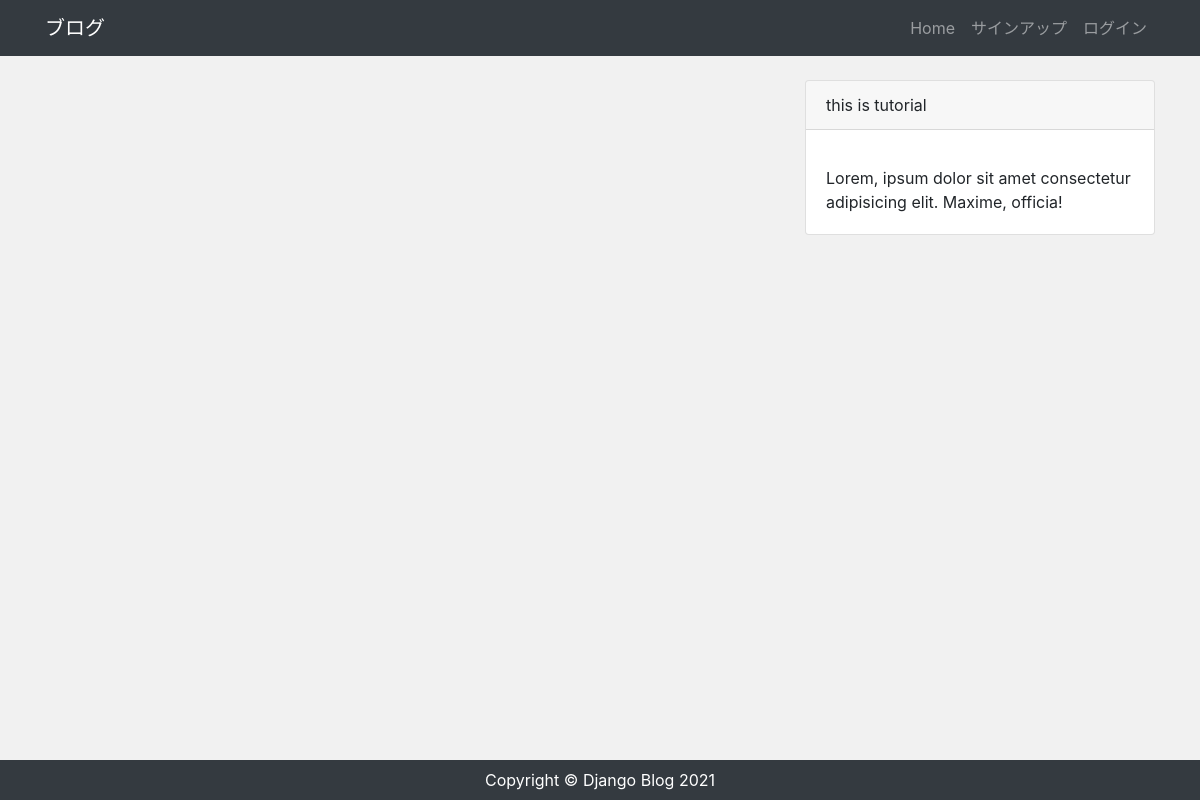
The app's page /, older data.
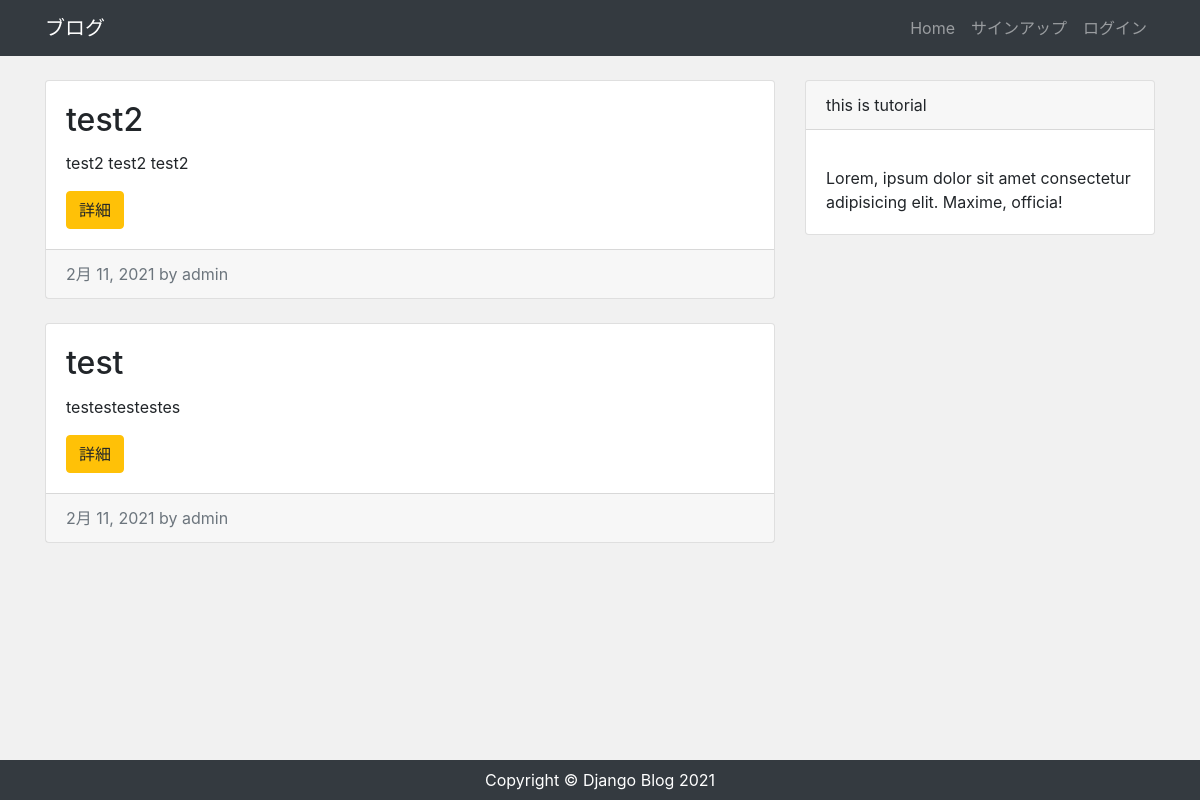
The same page, newer data.
### app/models.py (models this page shows, shortened)
class Post(models.Model):
  author = models.ForeignKey(settings.AUTH_USER_MODEL, on_delete=models.CASCADE)
  title = models.CharField('タイトル',max_length=200)
  content = models.TextField('本文')
  created = models.DateTimeField('作成日', default=timezone.now)

### app/views.py (the view)
# urls.py: path('',views.IndexView.as_view(),name='index'),
class IndexView(View):
  def get(self,request,*args,**kwargs):
    post_data = Post.objects.order_by('-id')
    return render(request, 'app/index.html', {
      'post_data': post_data
    })

### app/templates/app/index.html (shortened to what this page needs)
{% extends 'app/base.html' %}
{% block content %}
<div class="row my-4">
  <div class="col-md-8">
    {% for post in post_data %}
    <div class="card mb-4">
      <div class="card-body">
        <h2 class="card-title">{{ post.title }}</h2>
        <p class="card-text">{{ post.content|truncatechars:100 }}</p>
        <div class="btn btn-warning">詳細</div>
      </div>
      <div class="card-footer text-muted">
        {{ post.created|date }} by {{ post.author }}
      </div>
    </div>
    {% endfor %}
  </div>
  <div class="col-md-4">
    <div class="card">
      <div class="card-header">this is tutorial</div>
      <div class="card-body">
        <p class="mb-0">Lorem, ipsum dolor sit amet consectetur adipisicing elit. Maxime, officia!</p>
      </div>
    </div>
  </div>
</div>
{% endblock %}

### app/templates/app/base.html (shortened to what this page needs)
{% load static %}
<!DOCTYPE html>
<html lang="ja">
<head>
  <link rel="stylesheet" href="https://stackpath.bootstrapcdn.com/bootstrap/4.3.1/css/bootstrap.min.css">
  <link rel="stylesheet" href="{% static 'css/style.css' %}">
</head>
<body>
  <nav class="navbar navbar-expand-lg navbar-dark bg-dark">
    <div class="container">
      <a href="/" class="navbar-brand">ブログ</a>
      <ul class="navbar-nav ml-auto">
          <li class="nav-item"><a href="/" class="nav-link">Home</a></li>
        {% if user.is_authenticated %}
          <li class="nav-item"><a href="{% url 'post_new' %}" class="nav-link">投稿</a></li>
          <li class="nav-item"><a href="/" class="nav-link">ログアウト</a></li>
        {% else %}
          <li class="nav-item"><a href="/" class="nav-link">サインアップ</a></li>
          <li class="nav-item"><a href="/" class="nav-link">ログイン</a></li>
        {% endif %}
      </ul>
    </div>
  </nav>
  <main>
    <div class="container">
      {% block content %}
      {% endblock %}
    </div>
  </main>
  <footer class="py-2 bg-dark">
    <p class="m-0 text-center text-white">
      Copyright &copy; Django Blog 2021
    </p>
  </footer>
</body>
</html>

### app/static/css/style.css (style rules this page uses)
* { margin: 0; padding: 0; box-sizing: border-box; }
body { background-color: #f1f1f1; display: flex; flex-flow: column; min-height: 100vh; }
main { flex:1; }

Row changes from the older to the newer data that the page shows:
added Post: title "test2", content "test2 test2 test2", created "2月 11, 2021", author "admin"
added Post: title "test", content "testestestestes", created "2月 11, 2021", author "admin"
